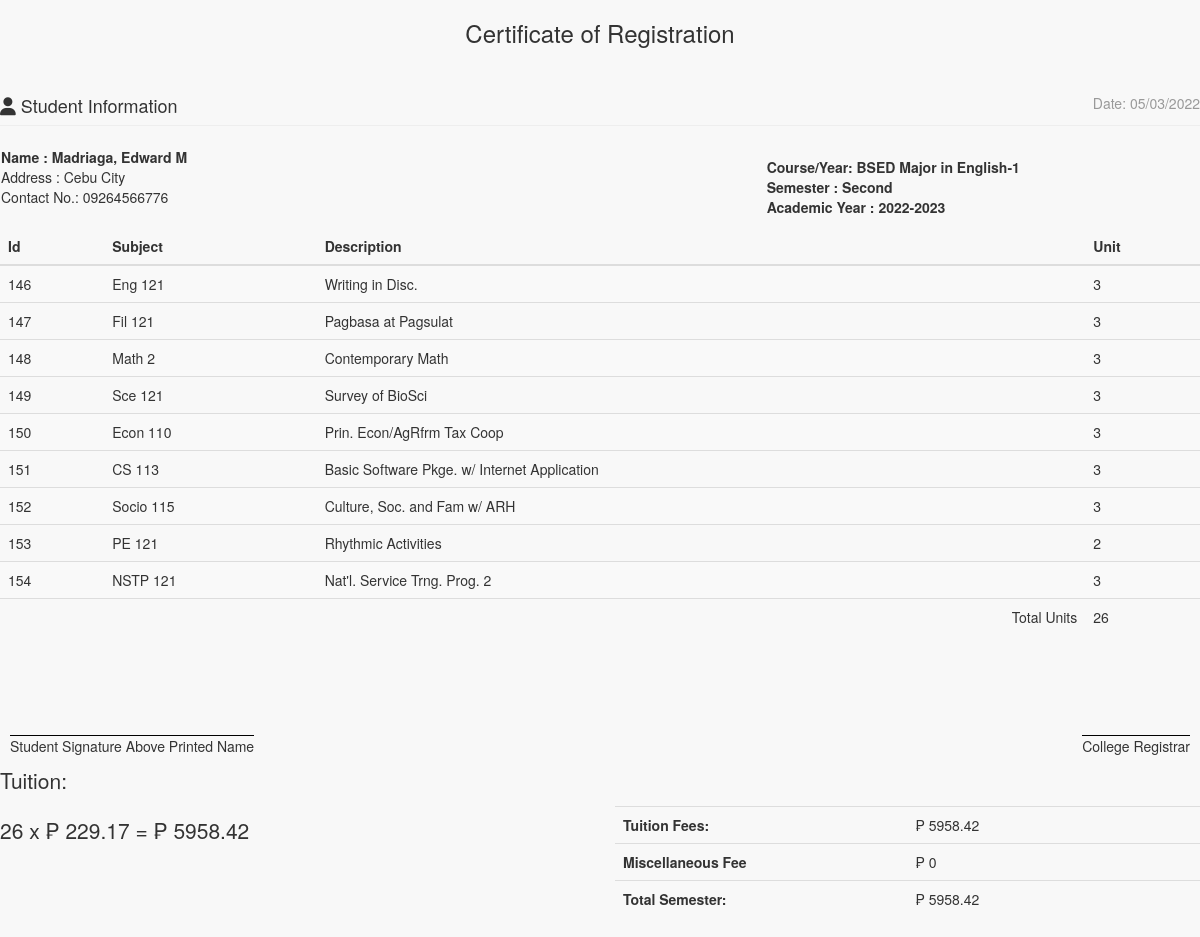
Page /admin/enrollees/statementaccnt.php?IDNO=100000080 on the committed database.
### tables this page shows
CREATE TABLE `tblstudent` (
  `S_ID` int(11) NOT NULL,
  `IDNO` int(20) NOT NULL,
  `FNAME` varchar(40) NOT NULL,
  `LNAME` varchar(40) NOT NULL,
  `MNAME` varchar(40) NOT NULL,
  `SEX` varchar(10) NOT NULL DEFAULT 'Male',
  `BDAY` date NOT NULL,
  `BPLACE` text NOT NULL,
  `STATUS` varchar(30) NOT NULL,
  `AGE` int(30) NOT NULL,
  `NATIONALITY` varchar(40) NOT NULL,
  `RELIGION` varchar(255) NOT NULL,
  `CONTACT_NO` varchar(40) NOT NULL,
  `HOME_ADD` text NOT NULL,
  `ACC_USERNAME` varchar(255) NOT NULL,
  `ACC_PASSWORD` text NOT NULL,
  `student_status` text NOT NULL,
  `YEARLEVEL` int(11) NOT NULL,
  `STUDSECTION` int(11) NOT NULL,
  `COURSE_ID` int(11) NOT NULL,
  `STUDPHOTO` varchar(255) NOT NULL,
  `SEMESTER` varchar(30) NOT NULL,
  `SYEAR` varchar(30) NOT NULL,
  `NewEnrollees` tinyint(1) NOT NULL
);

CREATE TABLE `course` (
  `COURSE_ID` int(11) NOT NULL,
  `COURSE_NAME` varchar(30) NOT NULL,
  `COURSE_LEVEL` varchar(50) NOT NULL DEFAULT '1',
  `COURSE_MAJOR` varchar(30) NOT NULL DEFAULT 'None',
  `COURSE_DESC` varchar(255) NOT NULL,
  `DEPT_ID` int(11) NOT NULL,
  `SETSEMESTER` varchar(90) NOT NULL
);

CREATE TABLE `subject` (
  `SUBJ_ID` int(11) NOT NULL,
  `SUBJ_CODE` varchar(30) NOT NULL,
  `SUBJ_DESCRIPTION` varchar(255) NOT NULL,
  `UNIT` int(2) NOT NULL,
  `COURSE_ID` int(11) NOT NULL,
  `SEMESTER` varchar(20) NOT NULL
);

### include/database.php (called while the page is built, shortened)
<?php
class Database {
	var $sql_string = '';
	public $conn;
	public function open_connection() {
		$this->conn = mysqli_connect(server,user,pass);
		if(!$this->conn){
			echo "Problem in database connection! Contact administrator!";
			exit();
		}else{
			$db_select = mysqli_select_db($this->conn,database_name);
		}
	}
	function setQuery($sql='') {
		$this->sql_string=$sql;
	}
	function executeQuery() {
		$result = mysqli_query($this->conn,$this->sql_string);
		return $result;
	}
	private function confirm_query($result) {
		return $result;
	}
	function loadResultList( $key='' ) {
		$cur = $this->executeQuery();
		$array = array();
		while ($row = mysqli_fetch_object($cur)) {
			if ($key) {
				$array[$row->$key] = $row;
			} else {
				$array[] = $row;
			}
		}
		return $array;
	}
	function loadSingleResult() {
		$cur = $this->executeQuery();
		while ($row = mysqli_fetch_object($cur)) {
		return $data = $row;
		}
	}
}
$mydb = new Database();
?>

### include/students.php (called while the page is built, shortened)
<?php
require_once(LIB_PATH.DS.'database.php');
class Student {
	protected static  $tblname = "tblstudent";
	function single_student($id=""){
			global $mydb;
			$mydb->setQuery("SELECT * FROM ".self::$tblname."
				Where IDNO= '{$id}' LIMIT 1");
			$cur = $mydb->loadSingleResult();
			return $cur;
	}
}
?>

### include/courses.php (called while the page is built, shortened)
<?php
require_once(LIB_PATH.DS.'database.php');
class Course {
	protected static  $tblname = "course";
	function single_course($id=""){
			global $mydb;
			$mydb->setQuery("SELECT * FROM ".self::$tblname."
				Where COURSE_ID= '{$id}' LIMIT 1");
			$cur = $mydb->loadSingleResult();
			return $cur;
	}
}
?>

### admin/enrollees/statementaccnt.php (the view, shortened to what this page needs)
<?php
require_once("../../include/initialize.php");
?>
<!DOCTYPE html>
<html>
<head>
  <link href="<?php echo web_root; ?>admin/css/bootstrap.min.css" rel="stylesheet">
    <link href="<?php echo web_root; ?>admin/css/metisMenu.min.css" rel="stylesheet">
    <link href="<?php echo web_root; ?>admin/css/timeline.css" rel="stylesheet">
    <link href="<?php echo web_root; ?>admin/css/sb-admin-2.css" rel="stylesheet">
   <link href="<?php echo web_root; ?>admin/css/morris.css" rel="stylesheet">
    <link href="<?php echo web_root; ?>admin/font/css/font-awesome.min.css" rel="stylesheet" type="text/css">
  <link href="<?php echo web_root; ?>admin/font/font-awesome.min.css" rel="stylesheet" type="text/css">
    <link href="<?php echo web_root; ?>admin/css/dataTables.bootstrap.css" rel="stylesheet">
<link href="<?php echo web_root; ?>css/bootstrap-datetimepicker.min.css" rel="stylesheet" media="screen">
 <link href="<?php echo web_root; ?>css/datepicker.css" rel="stylesheet" media="screen">
 <link href="<?php echo web_root; ?>admin/css/costum.css" rel="stylesheet">
</head>
<body onload="window.print();">
<div class="wrapper">
    <section class="invoice">
      <div class="row">
        <h3 align="center">Certificate of Registration</h3>
      </div>
      <div class="row">
        <div class="col-xs-12">
          <h4 class="page-header">
            <i class="fa fa-user"></i> Student Information
            <small class="pull-right">Date: <?php echo date('m/d/Y'); ?></small>
          </h4>
        </div>
      </div>
      <?php
      $student = New Student();
      $stud = $student->single_student($_GET['IDNO']);
      ?>
      <table>
        <tr>
          <td width="75%" colspan="2" >
            <address>
            <b>Name : <?php echo $stud->LNAME. ', ' .$stud->FNAME .' ' .$stud->MNAME;?></b><br>
            Address : <?php echo $stud->HOME_ADD;?><br>
            Contact No.: <?php echo $stud->CONTACT_NO;?><br>
          </address>
          </td>
          <td >
             <b>Course/Year:  <?php
            $course = New Course();
            $singlecourse = $course->single_course($stud->COURSE_ID);
            echo $_SESSION['COURSE_YEAR'] = $singlecourse->COURSE_NAME.'-'.$singlecourse->COURSE_LEVEL;
            ?></b><br>
          <b>Semester : <?php echo $_SESSION['SEMESTER']; ?></b> <br/>
          <b>Academic Year : <?php echo $_SESSION['SY']; ?></b>
          </td>
        </tr>
      </table>
<?php
  if (isset($_SESSION['admingvCart'])){
?>
<div class="row">
  <div class="col-xs-12 table-responsive">
    <table class="table table-striped">
      <thead>
      <tr>
        <th>Id</th>
        <th>Subject</th>
        <th>Description</th>
        <th>Unit</th>
      </tr>
      </thead>
      <tbody>
      <?php
        $totunit = 0;
             $count_cart = count($_SESSION['admingvCart']);
                for ($i=0; $i < $count_cart  ; $i++) {
                    $query = "SELECT * FROM `subject` s, `course` c WHERE s.COURSE_ID=c.COURSE_ID AND SUBJ_ID=" . $_SESSION['admingvCart'][$i]['subjectid'];
                     $mydb->setQuery($query);
                     $cur = $mydb->loadResultList();
                      foreach ($cur as $result) {
                         echo '<tr>';
                          echo '<td>' . $result->SUBJ_ID.'</a></td>';
                          echo '<td>'. $result->SUBJ_CODE.'</td>';
                          echo '<td>'. $result->SUBJ_DESCRIPTION.'</td>';
                          echo '<td>' . $result->UNIT.'</a></td>';
                          echo '</tr>';
                          $totunit +=  $result->UNIT;
                      }
                }
          ?>
      </tbody>
     </table>
<?php
}else{
?>
    <table class="table table-striped">
      <thead>
      <tr>
        <th>Id</th>
        <th>Subject</th>
        <th>Description</th>
        <th>Unit</th>
      </tr>
      </thead>
      <tbody>
      <?php
       $totunit = 0;
      $mydb->setQuery("SELECT * FROM `subject` s, `course` c
        WHERE s.COURSE_ID=c.COURSE_ID AND s.COURSE_ID=".$_SESSION['COURSEID']." AND SEMESTER='".$_SESSION['SEMESTER']."'");
      $cur = $mydb->loadResultList();
      foreach ($cur as $result) {
        echo '<tr>';
        echo '<td>'.$result->SUBJ_ID.'</td>';
        echo '<td>'.$result->SUBJ_CODE.'</td>';
        echo '<td>'.$result->SUBJ_DESCRIPTION.'</td>';
        echo '<td>'.$result->UNIT.'</td>';
        echo '</tr>';
        $totunit +=  $result->UNIT;
      }
      ?>
      <tr>
      <td colspan="3" align="right" >Total Units</td>
      <td><?php echo $totunit;?></td>
      </tr>
      </tbody>
    </table>
     <div
                        style='display: flex; align-items: center; justify-content: space-between; padding: 0 1rem; margin-top: 100px'>
                        <p style='border-top: 1px solid black'>Student Signature Above Printed Name</p>
                        <p style='border-top: 1px solid black; text-align: center'>College Registrar</p>
                    </div>
<?php
}
?>
   <div class="row">
        <div class="col-xs-6">
          <p class="lead">Tuition:</p>
        <p class="lead">
          <?php
           $perunit = 229.17;
           $entrancefee = 0;
           $subtot = $totunit * $perunit;
           $totsem = $entrancefee + $subtot;
           echo $totunit .' x  &#8369 ' . $perunit . ' =  &#8369 ' . $subtot ;
           ?>
          </p>
        </div>
        <div class="col-xs-6">
         <br/>
         <br/>
            <table class="table">
              <tr>
                <th style="width:50%">Tuition Fees:</th>
                <td>  &#8369 <?php echo  $subtot; ?></td>
              </tr>
              <tr>
                <th>Miscellaneous Fee</th>
                <td>  &#8369 <?php echo  $entrancefee  ; ?></td>
              </tr>
              <tr>
                <th>Total Semester:</th>
                <td>  &#8369 <?php echo  $totsem; ?>
                </td>
              </tr>
            </table>
          </div>
      </div>
    </section>
    </div>
 </body>
 </html>

### admin/css/sb-admin-2.css (style rules this page uses)
body { background-color: #f8f8f8; }

### rows in the picture
tblstudent: LNAME "Madriaga", FNAME "Edward", MNAME "M", HOME_ADD "Cebu City", CONTACT_NO "09264566776"
course: COURSE_NAME+COURSE_LEVEL "BSED Major in English-1"
subject: SUBJ_ID "146", SUBJ_CODE "Eng 121", SUBJ_DESCRIPTION "Writing in Disc.", UNIT "3"
subject: SUBJ_ID "147", SUBJ_CODE "Fil 121", SUBJ_DESCRIPTION "Pagbasa at Pagsulat", UNIT "3"
subject: SUBJ_ID "148", SUBJ_CODE "Math 2", SUBJ_DESCRIPTION "Contemporary Math", UNIT "3"
subject: SUBJ_ID "149", SUBJ_CODE "Sce 121", SUBJ_DESCRIPTION "Survey of BioSci", UNIT "3"
subject: SUBJ_ID "150", SUBJ_CODE "Econ 110", SUBJ_DESCRIPTION "Prin. Econ/AgRfrm Tax Coop", UNIT "3"
subject: SUBJ_ID "151", SUBJ_CODE "CS 113", SUBJ_DESCRIPTION "Basic Software Pkge. w/ Internet Application", UNIT "3"
subject: SUBJ_ID "152", SUBJ_CODE "Socio 115", SUBJ_DESCRIPTION "Culture, Soc. and Fam w/ ARH", UNIT "3"
subject: SUBJ_ID "153", SUBJ_CODE "PE 121", SUBJ_DESCRIPTION "Rhythmic Activities", UNIT "2"
subject: SUBJ_ID "154", SUBJ_CODE "NSTP 121", SUBJ_DESCRIPTION "Nat'l. Service Trng. Prog. 2", UNIT "3"

### other values in the picture
$_SESSION['SEMESTER'] "Second"
$_SESSION['SY'] "2022-2023"
$totunit "26"
$perunit "229.17"
$subtot "5958.42"
$entrancefee "0"
$totsem "5958.42"
